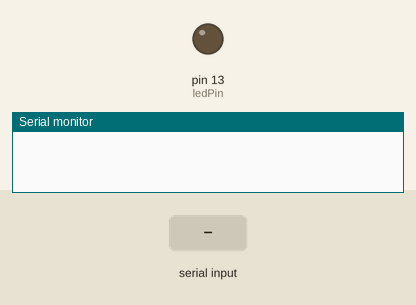
A sketch run on a simulated Arduino Uno, built with avr-gcc and run on an emulated ATmega328P. On the bench: output pins drawn as LEDs (lit = HIGH), the last lines printed to the serial monitor. Inputs (shaded band) come from the test bench.

Above: at 1.2 s.
1.3 s: "30,150\n" received over Serial
At 1.8 s:
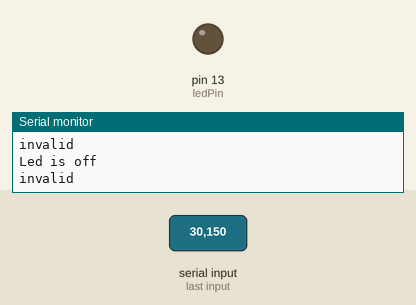
2.8 s: "1\n" received over Serial
At 3.9 s:
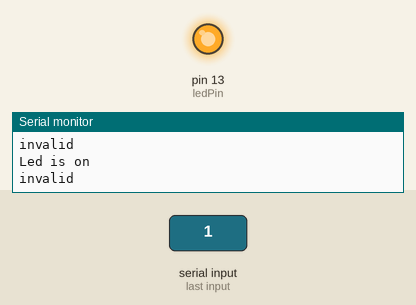
4.3 s: "90,45\n" received over Serial
At 5.4 s:
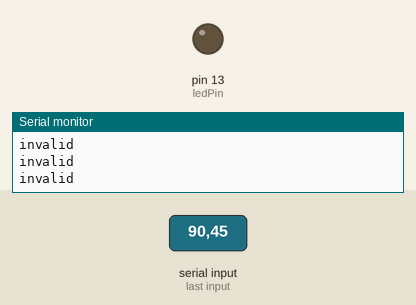
Timing chart, 0 to 7.3 s (numbered marks = the images above; inputs shaded):
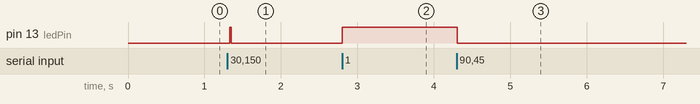

The sketch:

Led_serial_communicationbasics.ino
```cpp
int ledPin = 13;
void setup()
{
  //create serial oject
  Serial.begin(9600);
  pinMode(ledPin, OUTPUT);
}
void loop()
{
  while (Serial.available()==0);
  int val= Serial.read()- '0';
  if (val ==1)
  {
    Serial.println("Led is on");
    digitalWrite(ledPin,HIGH);
  }
  else if (val == 0)
  {
    Serial.println("Led is off");
    digitalWrite(ledPin,LOW);
  }
  else
  {
    Serial.println("invalid");
  }
  Serial.flush();
}
```

Measured:
- after the input at 1.3 s, pin 13 (ledPin): LOW → HIGH at once, → LOW 0.02 s later
- after the input at 2.8 s, pin 13 (ledPin): LOW → HIGH at once
- after the input at 4.3 s, pin 13 (ledPin): HIGH → LOW at once
